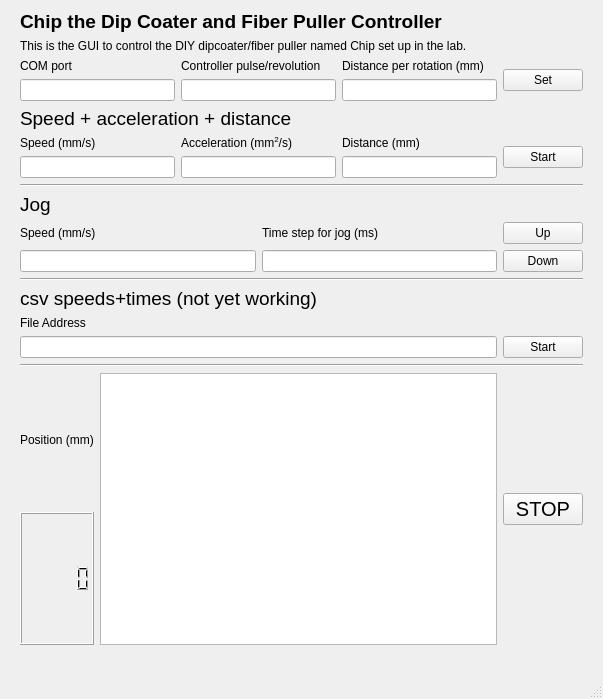
<?xml version="1.0" encoding="UTF-8"?>
<ui version="4.0">
 <class>MainWindow</class>
 <widget class="QMainWindow" name="MainWindow">
  <property name="geometry">
   <rect>
    <x>0</x>
    <y>0</y>
    <width>603</width>
    <height>699</height>
   </rect>
  </property>
  <property name="windowTitle">
   <string>Chip</string>
  </property>
  <widget class="QWidget" name="centralwidget">
   <widget class="QWidget" name="">
    <property name="geometry">
     <rect>
      <x>20</x>
      <y>10</y>
      <width>563</width>
      <height>635</height>
     </rect>
    </property>
    <layout class="QVBoxLayout" name="verticalLayout_3">
     <item>
      <layout class="QVBoxLayout" name="verticalLayout">
       <item>
        <widget class="QLabel" name="label_5">
         <property name="font">
          <font>
           <pointsize>14</pointsize>
           <weight>75</weight>
           <bold>true</bold>
          </font>
         </property>
         <property name="text">
          <string>Chip the Dip Coater and Fiber Puller Controller</string>
         </property>
        </widget>
       </item>
       <item>
        <widget class="QLabel" name="label_6">
         <property name="text">
          <string>This is the GUI to control the DIY dipcoater/fiber puller named Chip set up in the lab.</string>
         </property>
         <property name="wordWrap">
          <bool>true</bool>
         </property>
        </widget>
       </item>
      </layout>
     </item>
     <item>
      <layout class="QHBoxLayout" name="horizontalLayout">
       <item>
        <layout class="QGridLayout" name="gridLayout_2">
         <item row="0" column="0">
          <widget class="QLabel" name="label_13">
           <property name="text">
            <string>COM port</string>
           </property>
          </widget>
         </item>
         <item row="0" column="1">
          <widget class="QLabel" name="label_10">
           <property name="text">
            <string>Controller pulse/revolution</string>
           </property>
          </widget>
         </item>
         <item row="0" column="2">
          <widget class="QLabel" name="label_11">
           <property name="text">
            <string>Distance per rotation (mm)</string>
           </property>
          </widget>
         </item>
         <item row="1" column="0">
          <widget class="QLineEdit" name="controller_COMport"/>
         </item>
         <item row="1" column="1">
          <widget class="QLineEdit" name="controller_pulserev"/>
         </item>
         <item row="1" column="2">
          <widget class="QLineEdit" name="distance_per_rotation"/>
         </item>
        </layout>
       </item>
       <item>
        <widget class="QPushButton" name="param_set">
         <property name="text">
          <string>Set</string>
         </property>
        </widget>
       </item>
      </layout>
     </item>
     <item>
      <widget class="QLabel" name="label_8">
       <property name="font">
        <font>
         <pointsize>14</pointsize>
        </font>
       </property>
       <property name="text">
        <string>Speed + acceleration + distance</string>
       </property>
      </widget>
     </item>
     <item>
      <layout class="QHBoxLayout" name="horizontalLayout_2">
       <item>
        <layout class="QGridLayout" name="gridLayout">
         <item row="0" column="0">
          <widget class="QLabel" name="label">
           <property name="text">
            <string>Speed (mm/s)</string>
           </property>
          </widget>
         </item>
         <item row="0" column="1">
          <widget class="QLabel" name="label_12">
           <property name="font">
            <font>
             <kerning>true</kerning>
            </font>
           </property>
           <property name="text">
            <string>&lt;html&gt;&lt;head/&gt;&lt;body&gt;&lt;p&gt;Acceleration (mm&lt;span style=&quot; vertical-align:super;&quot;&gt;2&lt;/span&gt;/s)&lt;/p&gt;&lt;/body&gt;&lt;/html&gt;</string>
           </property>
          </widget>
         </item>
         <item row="0" column="2">
          <widget class="QLabel" name="label_2">
           <property name="text">
            <string>Distance (mm)</string>
           </property>
          </widget>
         </item>
         <item row="1" column="0">
          <widget class="QLineEdit" name="main_speed"/>
         </item>
         <item row="1" column="1">
          <widget class="QLineEdit" name="main_acceleration"/>
         </item>
         <item row="1" column="2">
          <widget class="QLineEdit" name="main_distance"/>
         </item>
        </layout>
       </item>
       <item>
        <widget class="QPushButton" name="main_start">
         <property name="text">
          <string>Start</string>
         </property>
        </widget>
       </item>
      </layout>
     </item>
     <item>
      <widget class="Line" name="line">
       <property name="orientation">
        <enum>Qt::Horizontal</enum>
       </property>
      </widget>
     </item>
     <item>
      <widget class="QLabel" name="label_7">
       <property name="font">
        <font>
         <pointsize>14</pointsize>
        </font>
       </property>
       <property name="text">
        <string>Jog</string>
       </property>
      </widget>
     </item>
     <item>
      <layout class="QGridLayout" name="gridLayout_3">
       <item row="0" column="0">
        <widget class="QLabel" name="label_3">
         <property name="text">
          <string>Speed (mm/s)</string>
         </property>
        </widget>
       </item>
       <item row="0" column="2">
        <widget class="QPushButton" name="jogup">
         <property name="text">
          <string>Up</string>
         </property>
        </widget>
       </item>
       <item row="1" column="0">
        <widget class="QLineEdit" name="jogspeed"/>
       </item>
       <item row="1" column="2">
        <widget class="QPushButton" name="jogdown">
         <property name="text">
          <string>Down</string>
         </property>
        </widget>
       </item>
       <item row="1" column="1">
        <widget class="QLineEdit" name="jogtimestep"/>
       </item>
       <item row="0" column="1">
        <widget class="QLabel" name="label_14">
         <property name="text">
          <string>Time step for jog (ms)</string>
         </property>
        </widget>
       </item>
      </layout>
     </item>
     <item>
      <widget class="Line" name="line_2">
       <property name="orientation">
        <enum>Qt::Horizontal</enum>
       </property>
      </widget>
     </item>
     <item>
      <widget class="QLabel" name="label_9">
       <property name="font">
        <font>
         <pointsize>14</pointsize>
        </font>
       </property>
       <property name="text">
        <string>csv speeds+times (not yet working)</string>
       </property>
      </widget>
     </item>
     <item>
      <layout class="QGridLayout" name="gridLayout_4">
       <item row="0" column="0">
        <widget class="QLabel" name="label_4">
         <property name="text">
          <string>File Address</string>
         </property>
        </widget>
       </item>
       <item row="1" column="1">
        <widget class="QPushButton" name="csvstart">
         <property name="text">
          <string>Start</string>
         </property>
        </widget>
       </item>
       <item row="1" column="0">
        <widget class="QLineEdit" name="csvaddress"/>
       </item>
      </layout>
     </item>
     <item>
      <widget class="Line" name="line_3">
       <property name="orientation">
        <enum>Qt::Horizontal</enum>
       </property>
      </widget>
     </item>
     <item>
      <layout class="QHBoxLayout" name="horizontalLayout_3">
       <item>
        <layout class="QVBoxLayout" name="verticalLayout_2">
         <item>
          <widget class="QLabel" name="label_15">
           <property name="text">
            <string>Position (mm)</string>
           </property>
          </widget>
         </item>
         <item>
          <widget class="QLCDNumber" name="approxpos"/>
         </item>
        </layout>
       </item>
       <item>
        <widget class="QTextBrowser" name="text_monitor"/>
       </item>
       <item>
        <widget class="QPushButton" name="butStop">
         <property name="font">
          <font>
           <pointsize>15</pointsize>
          </font>
         </property>
         <property name="text">
          <string>STOP</string>
         </property>
        </widget>
       </item>
      </layout>
     </item>
    </layout>
   </widget>
  </widget>
  <widget class="QMenuBar" name="menubar">
   <property name="geometry">
    <rect>
     <x>0</x>
     <y>0</y>
     <width>603</width>
     <height>26</height>
    </rect>
   </property>
  </widget>
  <widget class="QStatusBar" name="statusbar"/>
 </widget>
 <resources/>
 <connections/>
</ui>
